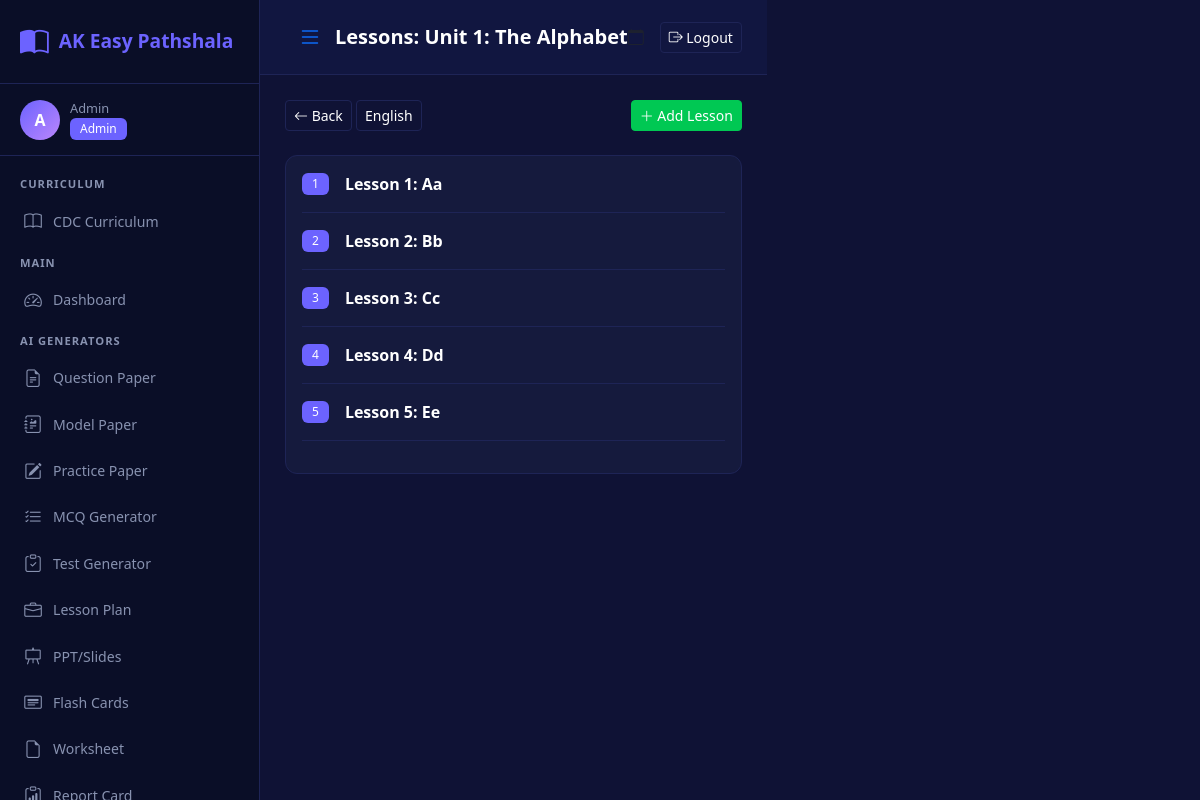
The page /curriculum/units/1/lessons (signed in) on the database its author committed.
### models.py (models this page shows, shortened)
class User(UserMixin, db.Model):
    __tablename__ = 'users'
    id = db.Column(db.Integer, primary_key=True)
    name = db.Column(db.String(100), nullable=False)
    email = db.Column(db.String(100), unique=True, nullable=False)
    password_hash = db.Column(db.String(255), nullable=False)
    role = db.Column(db.Enum('admin', 'teacher', 'student'), default='teacher')
    phone = db.Column(db.String(20))
    created_at = db.Column(db.DateTime, default=datetime.utcnow)

class Unit(db.Model):
    __tablename__ = 'units'
    id = db.Column(db.Integer, primary_key=True)
    subject_id = db.Column(db.Integer, db.ForeignKey('subjects.id'), nullable=False)
    name = db.Column(db.String(200), nullable=False)
    description = db.Column(db.Text)
    order = db.Column(db.Integer, default=1)
    lessons = db.relationship('Lesson', backref='unit', lazy=True)

class Subject(db.Model):
    __tablename__ = 'subjects'
    id = db.Column(db.Integer, primary_key=True)
    name = db.Column(db.String(100), nullable=False)
    code = db.Column(db.String(20), unique=True)
    class_name = db.Column(db.String(50), nullable=False)
    max_marks = db.Column(db.Integer, default=100)
    units = db.relationship('Unit', backref='subject', lazy=True)

class Lesson(db.Model):
    __tablename__ = 'lessons'
    id = db.Column(db.Integer, primary_key=True)
    unit_id = db.Column(db.Integer, db.ForeignKey('units.id'), nullable=False)
    name = db.Column(db.String(200), nullable=False)
    description = db.Column(db.Text)
    content = db.Column(db.Text)
    order = db.Column(db.Integer, default=1)

### app.py (the view)
@app.route('/curriculum/units/<int:uid>/lessons')
@login_required
def lessons_list(uid):
    unit = Unit.query.get_or_404(uid)
    lessons = Lesson.query.filter_by(unit_id=uid).order_by(Lesson.order).all()
    return render_template('curriculum/lessons.html', unit=unit, lessons=lessons)

### app.py (called while the page is built)
@login_manager.user_loader
def load_user(user_id):
    return User.query.get(int(user_id))

### templates/curriculum/lessons.html (shortened to what this page needs)
{% extends "base.html" %}
{% block page_title %}Lessons: {{ unit.name }}{% endblock %}
{% block content %}
<div class="d-flex justify-content-between mb-4">
    <div><a href="{{ url_for('curriculum_list') }}" class="btn btn-outline-light btn-sm"><i class="bi bi-arrow-left"></i> Back</a> <a href="{{ url_for('units_list', sid=unit.subject_id) }}" class="btn btn-outline-light btn-sm">{{ unit.subject.name }}</a></div>
    <a href="{{ url_for('add_lesson', uid=unit.id) }}" class="btn btn-success btn-sm"><i class="bi bi-plus-lg"></i> Add Lesson</a>
</div>
<div class="card"><div class="card-body">
    {% for l in lessons %}
    <div class="d-flex align-items-center mb-3 pb-3" style="border-bottom:1px solid var(--card-border)">
        <span class="badge bg-primary me-3">{{ l.order }}</span>
        <div><strong>{{ l.name }}</strong><br><small class="text-muted">{{ l.description or '' }}</small></div>
    </div>
    {% endfor %}
</div></div>
{% endblock %}

### templates/base.html (shortened to what this page needs)
<!DOCTYPE html>
<html lang="en">
<head>
    <link href="https://cdn.jsdelivr.net/npm/bootstrap@5.3.2/dist/css/bootstrap.min.css" rel="stylesheet">
    <link href="https://cdn.jsdelivr.net/npm/bootstrap-icons@1.11.1/font/bootstrap-icons.css" rel="stylesheet">
    <link href="{{ url_for('static', filename='css/style.css') }}" rel="stylesheet">
</head>
<body>
    {% if current_user.is_authenticated %}
    <div class="d-flex">
        <nav class="sidebar" id="sidebar">
            <div class="sidebar-brand">
                <i class="bi bi-book-half"></i>
                <span>AK Easy Pathshala</span>
            </div>
            <div class="sidebar-user">
                <div class="user-avatar">{{ current_user.name[0] }}</div>
                <div class="user-info">
                    <small>{{ current_user.name }}</small>
                    <span class="badge bg-primary">{{ current_user.role|capitalize }}</span>
                </div>
            </div>
            <ul class="sidebar-nav">
                <li class="nav-section">CURRICULUM</li>
                <li><a href="{{ url_for('curriculum_list') }}" class="{% if request.endpoint == 'curriculum_list' %}active{% endif %}"><i class="bi bi-book"></i> CDC Curriculum</a></li>
                <li class="nav-section">MAIN</li>
                <li><a href="{{ url_for('dashboard') }}" class="{% if request.endpoint == 'dashboard' %}active{% endif %}"><i class="bi bi-speedometer2"></i> Dashboard</a></li>
                <li class="nav-section">AI GENERATORS</li>
                <li><a href="{{ url_for('question_paper_generator') }}" class="{% if request.endpoint == 'question_paper_generator' %}active{% endif %}"><i class="bi bi-file-earmark-text"></i> Question Paper</a></li>
                <li><a href="{{ url_for('model_paper_generator') }}" class="{% if request.endpoint == 'model_paper_generator' %}active{% endif %}"><i class="bi bi-journal-richtext"></i> Model Paper</a></li>
                <li><a href="{{ url_for('practice_paper_generator') }}" class="{% if request.endpoint == 'practice_paper_generator' %}active{% endif %}"><i class="bi bi-pencil-square"></i> Practice Paper</a></li>
                <li><a href="{{ url_for('mcq_generator') }}" class="{% if request.endpoint == 'mcq_generator' %}active{% endif %}"><i class="bi bi-list-check"></i> MCQ Generator</a></li>
                <li><a href="{{ url_for('test_generator') }}" class="{% if request.endpoint == 'test_generator' %}active{% endif %}"><i class="bi bi-clipboard-check"></i> Test Generator</a></li>
                <li><a href="{{ url_for('lesson_plan_generator') }}" class="{% if request.endpoint == 'lesson_plan_generator' %}active{% endif %}"><i class="bi bi-briefcase"></i> Lesson Plan</a></li>
                <li><a href="{{ url_for('slide_generator') }}" class="{% if request.endpoint == 'slide_generator' %}active{% endif %}"><i class="bi bi-easel"></i> PPT/Slides</a></li>
                <li><a href="{{ url_for('flashcard_generator') }}" class="{% if request.endpoint == 'flashcard_generator' %}active{% endif %}"><i class="bi bi-card-heading"></i> Flash Cards</a></li>
                <li><a href="{{ url_for('worksheet_generator') }}" class="{% if request.endpoint == 'worksheet_generator' %}active{% endif %}"><i class="bi bi-file-earmark"></i> Worksheet</a></li>
                <li><a href="{{ url_for('report_card_generator') }}" class="{% if request.endpoint == 'report_card_generator' %}active{% endif %}"><i class="bi bi-clipboard-data"></i> Report Card</a></li>
            </ul>
        </nav>
        <main class="main-content">
            <div class="topbar">
                <button class="btn btn-link" id="sidebarToggle"><i class="bi bi-list fs-4"></i></button>
                <h5 class="mb-0">{% block page_title %}Dashboard{% endblock %}</h5>
                <div class="d-flex align-items-center gap-3">
                    <span class="text-muted"><i class="bi bi-calendar"></i> {{ today if today else '' }}</span>
                    <a href="{{ url_for('logout') }}" class="btn btn-outline-light btn-sm"><i class="bi bi-box-arrow-right"></i> Logout</a>
                </div>
            </div>
            <div class="content-area">
                {% block content %}{% endblock %}
            </div>
        </main>
    </div>
    {% else %}
    {% block fullpage %}{% endblock %}
    {% endif %}
</body>
</html>

### static/css/style.css (style rules this page uses)
:root { --sidebar-bg: #0a0e27; --sidebar-width: 260px; --topbar-bg: #111640; --body-bg: #0f1235; --card-bg: #151a3d; --card-border: #1e2456; --text-primary: #ffffff; --text-secondary: #8892b0; --accent: #6c63ff; --accent-hover: #5a52d5; --success: #00c853; --danger: #ff5252; --warning: #ffc107; --info: #00bcd4; --purple: #bb86fc; --pink: #ff6b9d; }
* { box-sizing: border-box; margin: 0; padding: 0; }
body { background: var(--body-bg); color: var(--text-primary); font-family: 'Segoe UI', Tahoma, Geneva, Verdana, sans-serif; overflow-x: hidden; }
.sidebar { width: var(--sidebar-width); min-height: 100vh; background: var(--sidebar-bg); position: fixed; top: 0; left: 0; bottom: 0; overflow-y: auto; z-index: 1000; border-right: 1px solid var(--card-border); transition: transform 0.3s; }
.sidebar-brand { padding: 20px; display: flex; align-items: center; gap: 10px; font-size: 1.2rem; font-weight: 700; color: var(--accent); border-bottom: 1px solid var(--card-border); }
.sidebar-brand i { font-size: 1.8rem; }
.sidebar-user { padding: 15px 20px; display: flex; align-items: center; gap: 10px; border-bottom: 1px solid var(--card-border); }
.user-avatar { width: 40px; height: 40px; background: linear-gradient(135deg, var(--accent), var(--purple)); border-radius: 50%; display: flex; align-items: center; justify-content: center; font-weight: 700; font-size: 1rem; }
.user-info { display: flex; flex-direction: column; }
.user-info small { color: var(--text-secondary); font-size: 0.8rem; }
.sidebar-nav { list-style: none; padding: 10px 0; margin: 0; }
.sidebar-nav .nav-section { padding: 10px 20px 5px; font-size: 0.7rem; color: var(--text-secondary); letter-spacing: 1px; font-weight: 600; }
.sidebar-nav li a { display: flex; align-items: center; gap: 10px; padding: 10px 20px; color: var(--text-secondary); text-decoration: none; font-size: 0.88rem; transition: all 0.2s; border-left: 3px solid transparent; }
.sidebar-nav li a i { font-size: 1.1rem; width: 20px; text-align: center; }
.main-content { margin-left: var(--sidebar-width); min-height: 100vh; }
.topbar { background: var(--topbar-bg); padding: 12px 25px; display: flex; align-items: center; justify-content: space-between; border-bottom: 1px solid var(--card-border); position: sticky; top: 0; z-index: 100; }
.topbar h5 { color: var(--text-primary); font-weight: 600; }
.content-area { padding: 25px; }
.card { background: var(--card-bg); border: 1px solid var(--card-border); border-radius: 12px; color: var(--text-primary); }
.btn-success { background: var(--success); border-color: var(--success); }
.btn-outline-light { color: var(--text-primary); border-color: var(--card-border); }
.badge { font-weight: 500; padding: 5px 10px; }
.bg-primary { background: var(--accent) !important; }

### rows shown on the page
User: name "A", name "Admin", role "Admin"
Unit: name "Unit 1: The Alphabet"
Subject: subject.name "English"
Lesson: order "1", name "Lesson 1: Aa"
Lesson: order "2", name "Lesson 2: Bb"
Lesson: order "3", name "Lesson 3: Cc"
Lesson: order "4", name "Lesson 4: Dd"
Lesson: order "5", name "Lesson 5: Ee"
